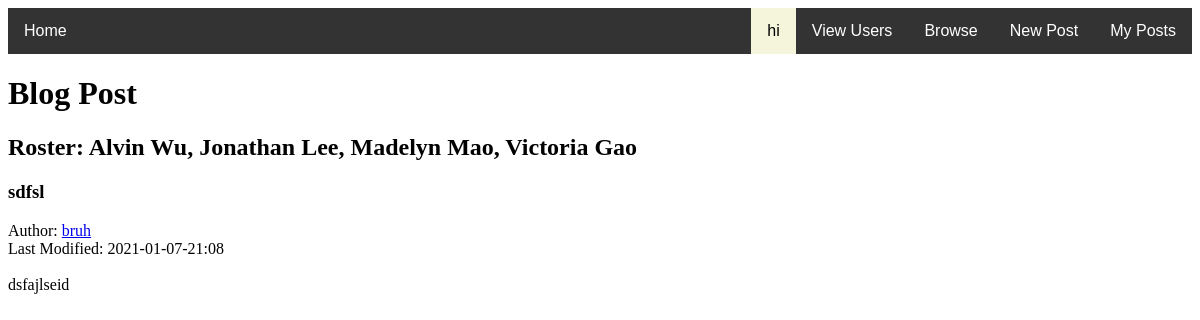
Page /post/3 (signed in) on the earlier database version.
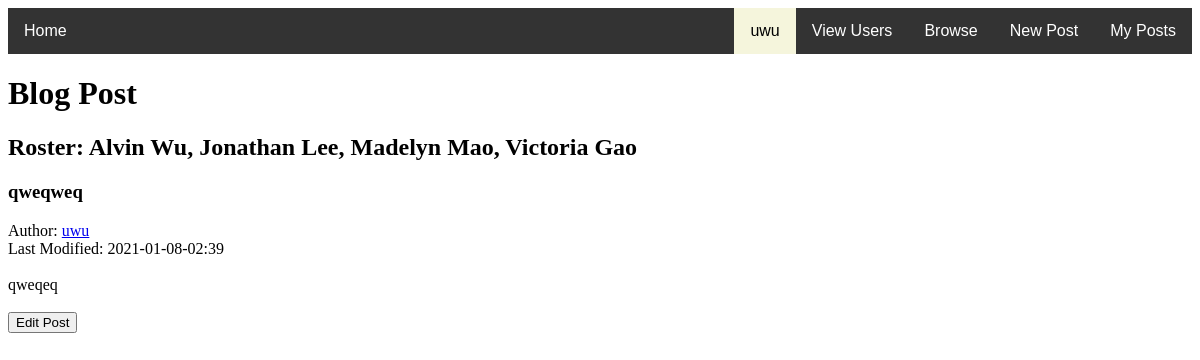
Same page on the later database version.
### tables this page shows
CREATE TABLE posts(ID INTEGER NOT NULL PRIMARY KEY, UserID text NOT NULL, Title text NOT NULL, Text text, Date text);

CREATE TABLE users(ID INTEGER NOT NULL PRIMARY KEY, Username text NOT NULL, Password text, Bio text);

### app/__init__.py (the view)
@app.route("/post/<posturl>") # changed from viewblog
def viewblogpost(posturl):
    if posturl.isnumeric(): # to avoid errors
        c = db.cursor()
        c.execute('SELECT UserID,Title, Text, Date FROM posts WHERE ID = \'' + str(posturl) + '\'') # gets the post info by ID
        postinfo = c.fetchall()[0]
        c.execute('SELECT Username FROM users WHERE ID = \'' + str(postinfo[0]) + '\'') # gets user by user ID from post
        userinfo = c.fetchall()
        userinfo = userinfo[0]
        c.close()
        if userinfo[0] == session['username']:
            return render_template('viewblogpost.html', title=postinfo[1], author=userinfo[0], body=postinfo[2], date=postinfo[3], status = True, allowEdit = True, user = session['username'], posturl = posturl)
        else:
            return render_template('viewblogpost.html', title=postinfo[1], author=userinfo[0], body=postinfo[2], date=postinfo[3], status = True, allowEdit = False, user = session['username'], posturl = posturl)
    else:
        return render_template('error.html', error='Not a valid blog post URL!')

### app/templates/viewblogpost.html (shortened to what this page needs)
<!DOCTYPE html>
<html>
{% extends "base.html" %}
{% block body %}
  <head>
  </head>
  <body>
   <h1> Blog Post </h1>
   <h2>
    Roster: Alvin Wu, Jonathan Lee, Madelyn Mao, Victoria Gao
    </h2>
<h3> {{title}} </h3>
Author: <a href='/blog/{{author}}'> {{author}} </a>
<br>
Last Modified: {{date}}
<br>
<br>
{{body}}
<br>
<br>
{% if (allowEdit) %}
<form action="/post/{{posturl}}/edit">
  <input type="submit" value="Edit Post">
</form>
{% endif %}
  </body>
{% endblock %}

Differences in the rows shown:
removed users: Username "bruh"
changed posts: Title "sdfsl" → "qweqweq"; Date "2021-01-07-21:08" → "2021-01-08-02:39"; Text "dsfajlseid" → "qweqeq"
now on this page (row edited): users: Username "uwu"
Other differences:
{{ user }}: "hi" → "uwu"
form field value: (not shown) → "Edit Post"
